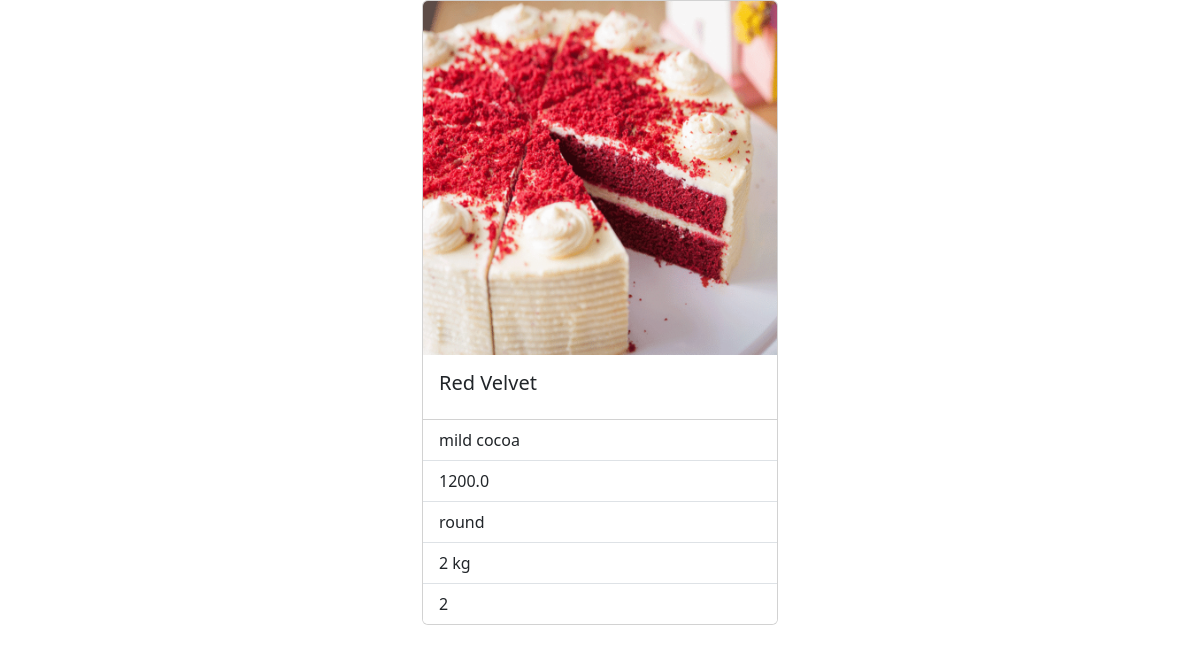
The page /cakes/5 on the database its author committed.
### myapp/models.py (models this page shows, shortened)
class Cakes(models.Model):
    name=models.CharField(max_length=250)
    flavour=models.CharField(max_length=200)
    price=models.FloatField()
    shape=models.CharField(max_length=230)
    weight=models.CharField(max_length=250)
    layer=models.CharField(max_length=200)
    pic=models.ImageField(upload_to="images",null=True,blank=True)

### myapp/views.py (the view)
# urls.py: path("cakes/<int:pk>",views.CakeDetailView.as_view(),name="cake-detail"),
class CakeDetailView(View):
    def get(self,request,*args,**kwargs):
        id=kwargs.get("pk")
        qs=Cakes.objects.get(id=id)
        return render(request,"cake-detail.html",{"cake":qs})

### myapp/templates/cake-detail.html (shortened to what this page needs)
<!DOCTYPE html>
<html lang="en">
<head>
    <link href="https://cdn.jsdelivr.net/npm/bootstrap@5.3.0-alpha1/dist/css/bootstrap.min.css" rel="stylesheet">
</head>
<body>
    <div class="container">
        <div class="row">
            <div class="col-4"></div>
            <div class="col-4">
                <div class="card" style="width: 100%;">
                    <img src="{{cake.pic.url}}" class="card-img-top" alt="...">
                    <div class="card-body">
                      <h5 class="card-title">{{cake.name}}</h5>
                    </div>
                    <ul class="list-group list-group-flush">
                      <li class="list-group-item">{{cake.flavour}}</li>
                      <li class="list-group-item">{{cake.price}}</li>
                      <li class="list-group-item">{{cake.shape}}</li>
                      <li class="list-group-item">{{cake.weight}}</li>
                      <li class="list-group-item">{{cake.layer}}</li>
                    </ul>
                  </div>
            </div>
        </div>
    </div>
</body>
</html>

### rows shown on the page
Cakes: pic (picture), name "Red Velvet", flavour "mild cocoa", price "1200.0", shape "round", weight "2 kg", layer "2"
